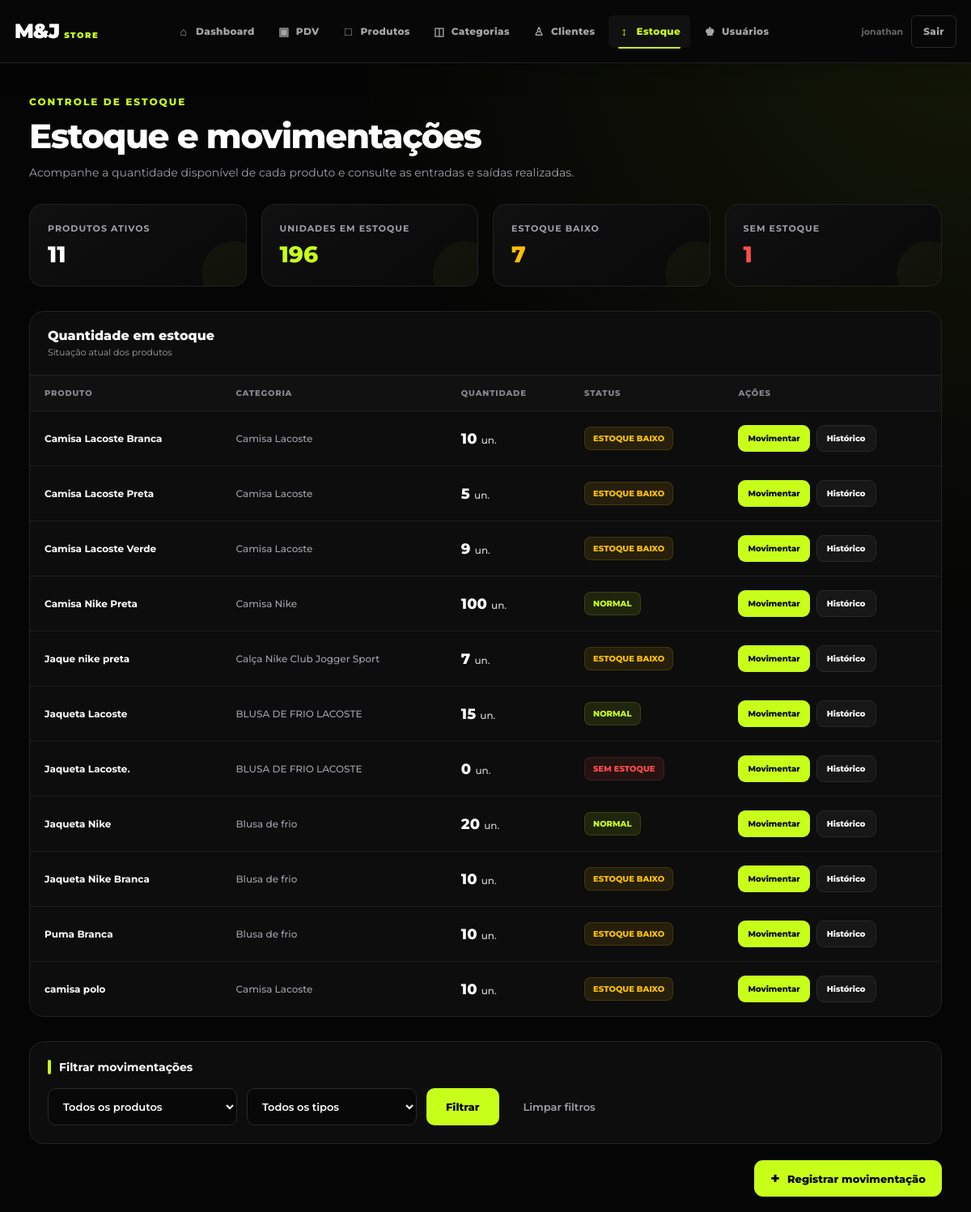
The page /movimentacoes/ (signed in, upper part) on the database as committed earlier.
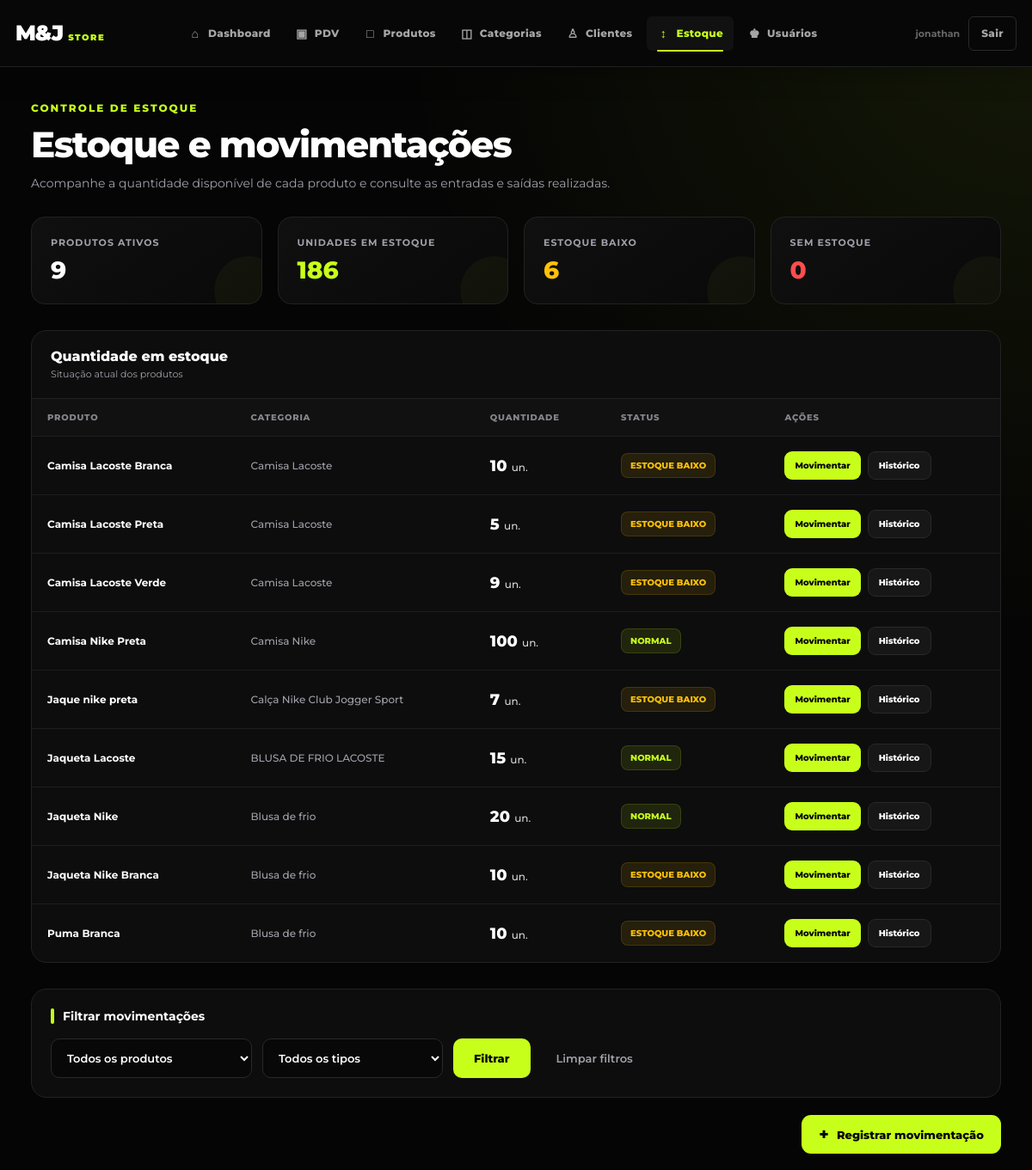
The same page on the database as committed later.
### app/models/produto.py (models this page shows, shortened)
class Produto(Base):
    __tablename__ = "produtos"
    id = Column(Integer, primary_key=True, autoincrement=True, index=True)
    nome = Column(String(150), nullable=False, index=True)
    preco = Column(Float, nullable=False, default=0.0)
    estoque_atual = Column(Integer, nullable=False, default=0)
    ativo = Column(Boolean, default=True)
    imagem_path = Column(String(255), nullable=True)
    categoria_id = Column(Integer, ForeignKey("categorias.id", ondelete="SET NULL"), nullable=True )
    categoria = relationship("Categoria", back_populates="produtos")

### app/models/categoria.py (models this page shows)
class Categoria(Base):
    __tablename__ = "categorias"
    id = Column(Integer, primary_key=True, autoincrement=True, index=True)
    nome = Column(String(100), nullable=False, unique=True)
    ativo = Column(Boolean, default=True)
    produtos = relationship("Produto", back_populates="categoria", lazy="select")

### app/controllers/movimentacao_controller.py (the view)
@router.get("/", response_class=HTMLResponse)
def listar_movimentacoes(
    request: Request,
    produto_id: int = 0,
    tipo: str = "",
    db: Session = Depends(get_db),
    admin=Depends(get_admin)
):
    query = (
        db.query(Movimentacao)
        .order_by(Movimentacao.criado_em.desc())
    )
    if produto_id:
        query = query.filter(
            Movimentacao.produto_id == produto_id
        )
    if tipo in (
        "entrada",
        "saida",
        "cancelamento",
        "ajuste"
    ):
        query = query.filter(
            Movimentacao.tipo == tipo
        )
    movimentacoes = (
        query
        .limit(200)
        .all()
    )
    produtos = (
        db.query(Produto)
        .filter(Produto.ativo == True)
        .order_by(Produto.nome.asc())
        .all()
    )
    total_unidades = sum(
        (produto.estoque_atual or 0)
        for produto in produtos
    )
    estoque_baixo = sum(
        1
        for produto in produtos
        if 0 < (produto.estoque_atual or 0) <= 10
    )
    sem_estoque = sum(
        1
        for produto in produtos
        if (produto.estoque_atual or 0) <= 0
    )
    total_produtos = len(produtos)
    total_movimentacoes = len(movimentacoes)
    total_entradas = sum(
        1
        for movimentacao in movimentacoes
        if movimentacao.tipo == TipoMovimentacao.ENTRADA
    )
    total_saidas = sum(
        1
        for movimentacao in movimentacoes
        if movimentacao.tipo == TipoMovimentacao.SAIDA
    )
    return templates.TemplateResponse(
        request,
        "movimentacoes/index.html",
        {
            "request": request,
            "usuario": admin,
            "movimentacoes": movimentacoes,
            "produtos": produtos,
            "produto_id": produto_id,
            "tipo": tipo,
            "total_produtos": total_produtos,
            "total_unidades": total_unidades,
            "estoque_baixo": estoque_baixo,
            "sem_estoque": sem_estoque,
            "total_movimentacoes": total_movimentacoes,
            "total_entradas": total_entradas,
            "total_saidas": total_saidas,
        }
    )

### app/templates/movimentacoes/index.html (shortened to what the changed rows need)
<!DOCTYPE html>
<html lang="pt-br">
<head>
    <link rel="stylesheet" href="/static/css/navbar.css">
</head>
<body>
    <main class="container">
        <section class="page-title">
            <h1>
                Estoque e movimentações
            </h1>
        </section>
        <section class="summary">
            <div class="summary-card">
                <div class="summary-label">
                    Produtos ativos
                </div>
                <div class="summary-value">
                    {{ produtos|length }}
                </div>
            </div>
            <div class="summary-card">
                <div class="summary-label">
                    Unidades em estoque
                </div>
                <div class="summary-value green">
                    {{ total_unidades }}
                </div>
            </div>
            <div class="summary-card">
                <div class="summary-label">
                    Estoque baixo
                </div>
                <div class="summary-value yellow">
                    {{ estoque_baixo }}
                </div>
            </div>
            <div class="summary-card">
                <div class="summary-label">
                    Sem estoque
                </div>
                <div class="summary-value red">
                    {{ sem_estoque }}
                </div>
            </div>
        </section>
        <section class="stock-card">
            <div class="stock-header">
                <div>
                    <h2>
                        Quantidade em estoque
                    </h2>
                </div>
            </div>
            <div class="stock-container">
                <table class="stock-table">
                    <thead>
                        <tr>
                            <th>
                                Produto
                            </th>
                            <th>
                                Categoria
                            </th>
                            <th>
                                Quantidade
                            </th>
                            <th>
                                Status
                            </th>
                            <th>
                                Ações
                            </th>
                        </tr>
                    </thead>
                    <tbody>
                        {% if produtos %}
                            {% for p in produtos %}
                                <tr>
                                    <td>
                                        <span class="product-name">
                                            {{ p.nome }}
                                        </span>
                                    </td>
                                    <td class="category">
                                        {% if p.categoria %}
                                            {{ p.categoria.nome }}
                                        {% else %}
                                            Sem categoria
                                        {% endif %}
                                    </td>
                                    <td>
                                        <span class="quantity">
                                            {{ p.estoque_atual or 0 }}
                                        </span>
                                        un.
                                    </td>
                                    <td>
                                        {% if (p.estoque_atual or 0) <= 0 %}
                                            <span class="status status-out">
                                                Sem estoque
                                            </span>
                                        {% elif (p.estoque_atual or 0) <= 10 %}
                                            <span class="status status-low">
                                                Estoque baixo
                                            </span>
                                        {% else %}
                                            <span class="status status-ok">
                                                Normal
                                            </span>
                                        {% endif %}
                                    </td>
                                    <td>
                                        <div class="actions">
                                            <a
                                                class="btn btn-main"
                                                href="/movimentacoes/nova?produto_id={{ p.id }}"
                                            >
                                                Movimentar
                                            </a>
                                            <a
                                                class="btn btn-secondary"
                                                href="/movimentacoes/produto/{{ p.id }}"
                                            >
                                                Histórico
                                            </a>
                                        </div>
                                    </td>
                                </tr>
                            {% endfor %}
                        {% endif %}
                    </tbody>
                </table>
            </div>
        </section>
    </main>
</body>
</html>

Rows that differ between the two databases and show on the page:
no longer on this page (row edited): Produto: nome "Jaqueta Lacoste.", categoria.nome "BLUSA DE FRIO LACOSTE", estoque_atual "0", shows "SEM ESTOQUE"
no longer on this page (row edited): Produto: nome "camisa polo", categoria.nome "Camisa Lacoste", estoque_atual "10", shows "ESTOQUE BAIXO"
Other text that changed with them:
{{ produtos|length }}: "11" → "9"
{{ total_unidades }}: "196" → "186"
{{ estoque_baixo }}: "7" → "6"
{{ sem_estoque }}: "1" → "0"
